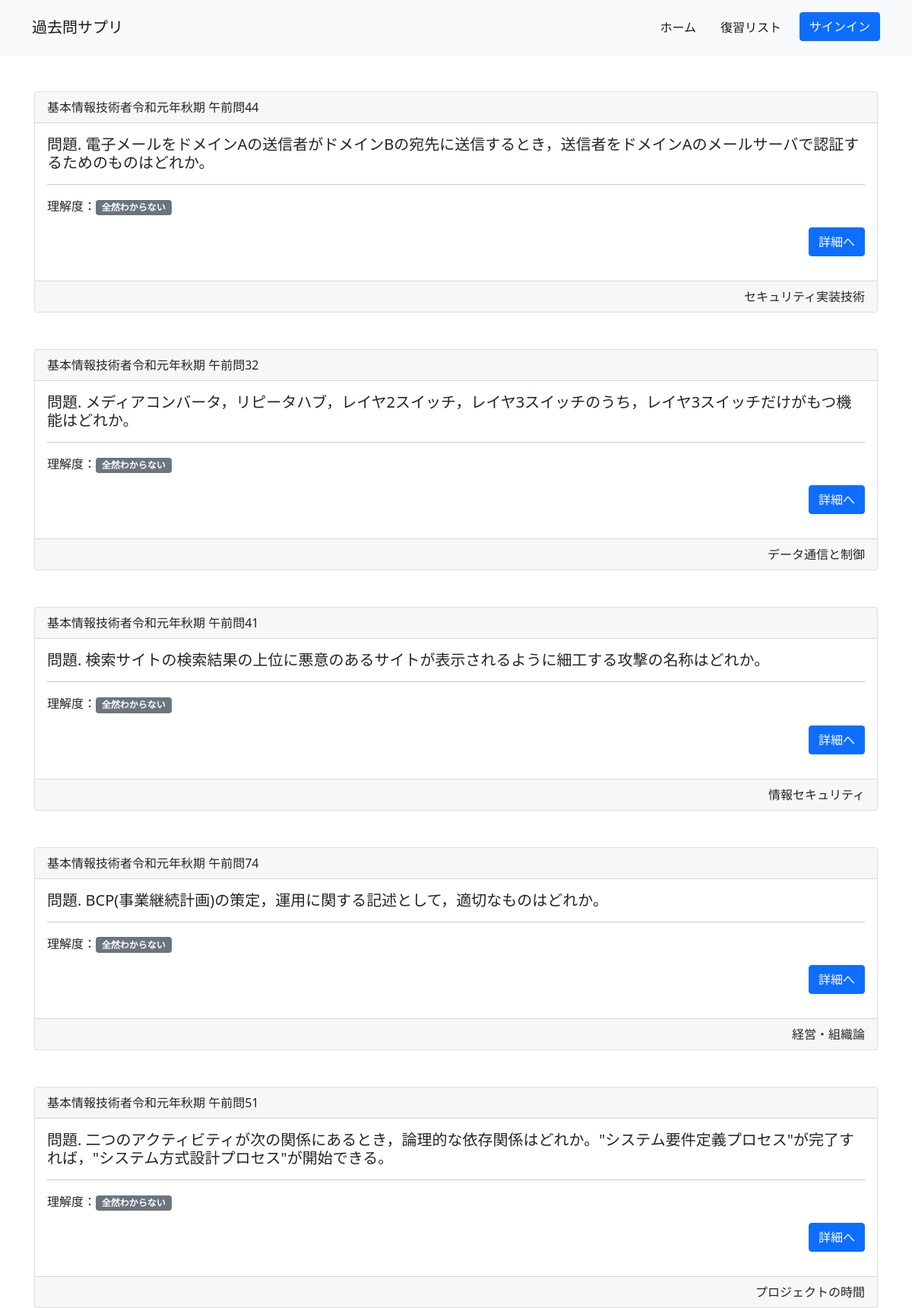
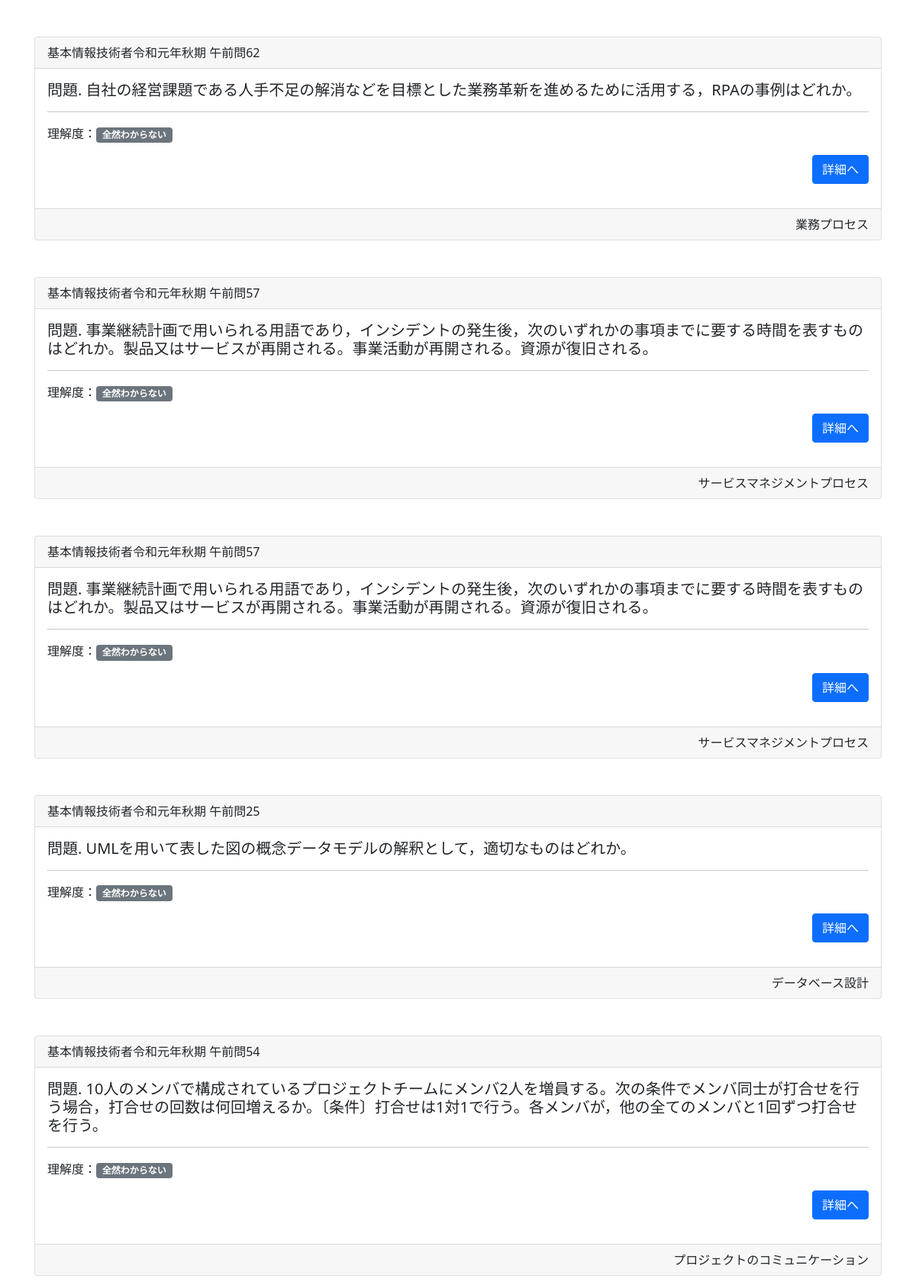
The page /list (signed in, upper part) on the database its author committed (2 pictures, top to bottom).
### exam/models.py (models this page shows, shortened)
class Question(models.Model):
    question = models.CharField(max_length=255)
    filed = models.CharField(max_length=50)
    choice1 = models.CharField(max_length=255)
    choice2 = models.CharField(max_length=255)
    choice3 = models.CharField(max_length=255)
    choice4 = models.CharField(max_length=255)
    answer = models.IntegerField(default=0)
    title = models.CharField(max_length=50)
    url = models.URLField()
    comprehension = models.CharField(max_length=10)
    created = models.DateTimeField(default=timezone.now())

### exam/views.py (the view)
# urls.py: path('list',views.QuizListView.as_view(),name='list'),
class QuizListView(ListView):
    template_name = 'exam/list.html'
    model = Question
    context_object_name = 'list'

### templates/exam/list.html
{% extends 'exam/base.html' %}
{% block content %}
{% if user.is_authenticated %}
{% for question in list %}
<div class="container pt-5">
    <div class="card">
        <div class="card-header">
          {{question.title}}
        </div>
        <div class="card-body">
          <h5 class="card-title">問題. {{question.question}}</h5>
          <hr>
          <p class="card-text">理解度：<span class="badge bg-secondary">{{question.comprehension}}</span></p>
          <p class="text-end"><a class="btn btn-primary" href="{% url 'exam:detail' question.pk %}">詳細へ</a></p>
        </div>
        <div class="card-footer text-end">
            {{question.filed}}
        </div>
    </div>
</div>
{% endfor %}
{% else %}
<p class="text-center"><a href="{% url 'accounts:login' %}">ログインしてください</a></p>
{% endif %}
{% endblock content %}

### static/css/style.css (style rules this page uses)
*, *::before, *::after { box-sizing: border-box; }
a { color: #333; text-decoration: none; }
body { width: 100%; font-family: sans-serif; }
body > .container { padding: 60px 15px 0; }

### rows shown on the page
Question: title "基本情報技術者令和元年秋期 午前問44", question "電子メールをドメインAの送信者がドメインBの宛先に送信するとき，送信者をドメインAのメールサーバで認証するためのものはどれか。", comprehension "全然わからない", filed "セキュリティ実装技術"
Question: title "基本情報技術者令和元年秋期 午前問32", question "メディアコンバータ，リピータハブ，レイヤ2スイッチ，レイヤ3スイッチのうち，レイヤ3スイッチだけがもつ機能はどれか。", comprehension "全然わからない", filed "データ通信と制御"
Question: title "基本情報技術者令和元年秋期 午前問41", question "検索サイトの検索結果の上位に悪意のあるサイトが表示されるように細工する攻撃の名称はどれか。", comprehension "全然わからない", filed "情報セキュリティ"
Question: title "基本情報技術者令和元年秋期 午前問74", question "BCP(事業継続計画)の策定，運用に関する記述として，適切なものはどれか。", comprehension "全然わからない", filed "経営・組織論"
Question: title "基本情報技術者令和元年秋期 午前問51", question "二つのアクティビティが次の関係にあるとき，論理的な依存関係はどれか。\"システム要件定義プロセス\"が完了すれば，\"システム方式設計プロセス\"が開始できる。", comprehension "全然わからない", filed "プロジェクトの時間"
Question: title "基本情報技術者令和元年秋期 午前問62", question "自社の経営課題である人手不足の解消などを目標とした業務革新を進めるために活用する，RPAの事例はどれか。", comprehension "全然わからない", filed "業務プロセス"
Question: title "基本情報技術者令和元年秋期 午前問57", question "事業継続計画で用いられる用語であり，インシデントの発生後，次のいずれかの事項までに要する時間を表すものはどれか。製品又はサービスが再開される。事業活動が再開される。資源が復旧される。", comprehension "全然わからない", filed "サービスマネジメントプロセス"
Question: title "基本情報技術者令和元年秋期 午前問57", question "事業継続計画で用いられる用語であり，インシデントの発生後，次のいずれかの事項までに要する時間を表すものはどれか。製品又はサービスが再開される。事業活動が再開される。資源が復旧される。", comprehension "全然わからない", filed "サービスマネジメントプロセス"
Question: title "基本情報技術者令和元年秋期 午前問25", question "UMLを用いて表した図の概念データモデルの解釈として，適切なものはどれか。", comprehension "全然わからない", filed "データベース設計"
Question: title "基本情報技術者令和元年秋期 午前問54", question "10人のメンバで構成されているプロジェクトチームにメンバ2人を増員する。次の条件でメンバ同士が打合せを行う場合，打合せの回数は何回増えるか。〔条件〕打合せは1対1で行う。各メンバが，他の全てのメンバと1回ずつ打合せを行う。", comprehension "全然わからない", filed "プロジェクトのコミュニケーション"
